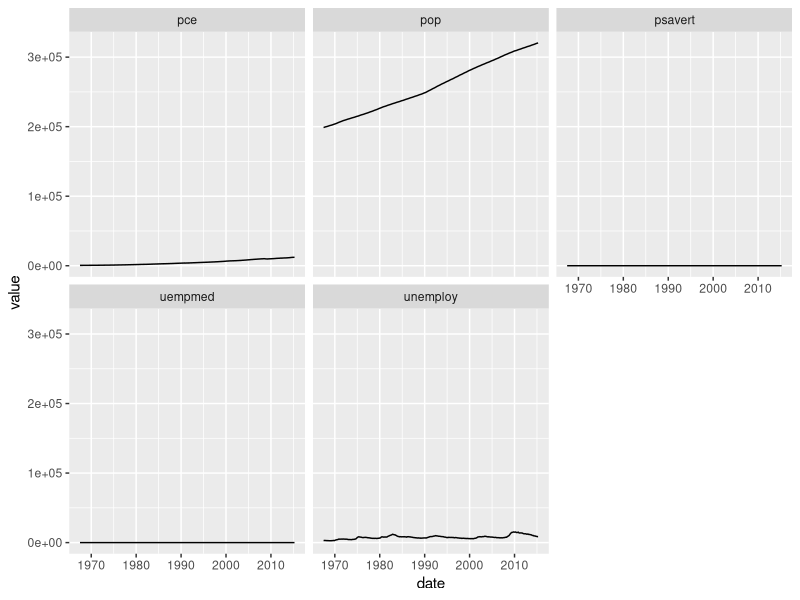

The R source for this figure:
## ---- chunk 1
library(tidyverse)
## ---- chunk 2
economics
economics_long %>% arrange(date)
## ---- chunk 3
economics %>% 
  pivot_longer(cols = pce:unemploy, 
               names_to = "variable", 
               values_to = "value") 
## ---- chunk 4
economics |> 
  pivot_longer(-date, names_to = "variable", values_to = "value")
## ---- chunk 5
economics |> 
  pivot_longer(-date, names_to = "variable", values_to = "value") |> 
  ggplot(aes(date, value)) +
  geom_line() + 
  facet_wrap(vars(variable))
